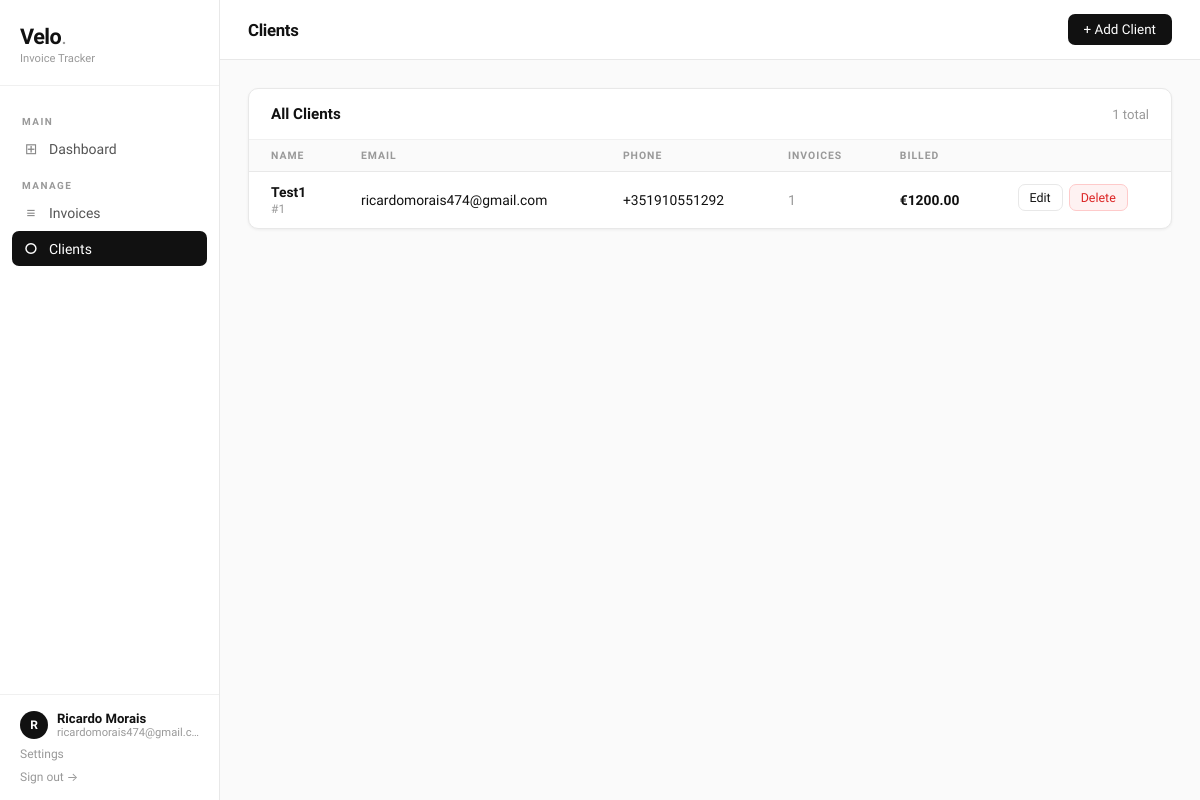
The page /clients (signed in) on the database its author committed.
### tables this page shows
CREATE TABLE clients (id INTEGER PRIMARY KEY AUTOINCREMENT,user_id INTEGER NOT NULL,name TEXT NOT NULL,email TEXT NOT NULL,phone TEXT,address TEXT,FOREIGN KEY(user_id) REFERENCES users(id));

### app.py (the view)
@app.route('/clients')
@login_required
def clients():
    db   = get_db()
    rows = fetchall(db, f'''SELECT c.*, COUNT(i.id) as invoice_count, COALESCE(SUM(i.total_amount),0) as total_billed
        FROM clients c LEFT JOIN invoices i ON c.id=i.client_id AND i.user_id={ph()}
        WHERE c.user_id={ph()} GROUP BY c.id''', (uid(), uid()))
    return render_template('clients.html', clients=rows)

### app.py (called while the page is built)
def login_required(f):
    @wraps(f)
    def decorated(*args, **kwargs):
        if 'user_id' not in session:
            flash('Please log in to continue.', 'info')
            return redirect(url_for('login'))
        return f(*args, **kwargs)
    return decorated

def uid():
    return session.get('user_id')

def fetchall(db, sql, params=()):
    cur = db_cursor(db)
    cur.execute(sql, params)
    return cur.fetchall()

def ph():
    return '%s' if IS_POSTGRES else '?'

    def get_db():
        if 'db' not in g:
            g.db = sqlite3.connect(DB_PATH)
            g.db.row_factory = sqlite3.Row
        return g.db

    def db_cursor(db):
        return db.cursor()

### templates/clients.html (shortened to what this page needs)
{% extends "base.html" %}
{% block page_title %}Clients{% endblock %}
{% block topbar_actions %}<a href="{{ url_for('add_client') }}" class="btn btn-primary">+ Add Client</a>{% endblock %}
{% block content %}
<div class="table-card">
  <div class="table-header"><h3>All Clients</h3><span style="color:var(--ink3);font-size:.82rem">{{ clients|length }} total</span></div>
  {% if clients %}
  <table>
    <thead><tr><th>Name</th><th>Email</th><th>Phone</th><th>Invoices</th><th>Billed</th><th></th></tr></thead>
    <tbody>
      {% for c in clients %}
      <tr>
        <td><strong>{{ c.name }}</strong><br><span style="color:var(--ink3);font-size:.75rem">#{{ c.id }}</span></td>
        <td>{{ c.email }}</td><td>{{ c.phone or '—' }}</td>
        <td style="color:var(--ink3)">{{ c.invoice_count }}</td>
        <td><strong>&#8364;{{ "%.2f"|format(c.total_billed) }}</strong></td>
        <td style="display:flex;gap:6px;padding:12px 22px">
          <a href="{{ url_for('edit_client', client_id=c.id) }}" class="btn btn-outline btn-sm">Edit</a>
          <form action="{{ url_for('delete_client', client_id=c.id) }}" method="post" onsubmit="return confirm('Delete?')">
            <button class="btn btn-danger btn-sm">Delete</button>
          </form>
        </td>
      </tr>
      {% endfor %}
    </tbody>
  </table>
  {% else %}
  <div class="empty-state"><strong>No clients yet</strong><p>Add your first client to start creating invoices.</p></div>
  {% endif %}
</div>
{% endblock %}

### templates/base.html (style rules this page uses)
:root { --bg:#fafafa;--surface:#fff;--border:#e8e8e8;--border2:#f0f0f0;--ink:#111;--ink2:#555;--ink3:#999;--green:#16a34a;--green-bg:#f0fdf4;--red:#dc2626;--red-bg:#fef2f2;--radius:10px;--shadow:0 1px 3px rgba(0,0,0,.06); }
*,*::before,*::after { box-sizing:border-box;margin:0;padding:0; }
body { font-family:'Geist',-apple-system,sans-serif;background:var(--bg);color:var(--ink);min-height:100vh;display:flex; }
.table-card { background:var(--surface);border:1px solid var(--border);border-radius:var(--radius);overflow:hidden;box-shadow:var(--shadow); }
.table-header { padding:16px 22px;border-bottom:1px solid var(--border2);display:flex;align-items:center;justify-content:space-between; }
.table-header h3 { font-size:.95rem;font-weight:600; }
table { width:100%;border-collapse:collapse; }
th { text-align:left;padding:9px 22px;font-size:.65rem;font-weight:600;text-transform:uppercase;letter-spacing:1px;color:var(--ink3);background:var(--bg);border-bottom:1px solid var(--border); }
td { padding:12px 22px;font-size:.865rem;border-bottom:1px solid var(--border2);vertical-align:middle; }
tr:last-child td { border-bottom:none; }
.btn { display:inline-flex;align-items:center;gap:5px;padding:8px 16px;border-radius:7px;font-family:'Geist',sans-serif;font-size:.84rem;font-weight:500;cursor:pointer;border:none;text-decoration:none;transition:all .12s;white-space:nowrap; }
.btn-primary { background:var(--ink);color:#fff; }
.btn-outline { background:transparent;color:var(--ink);border:1px solid var(--border); }
.btn-danger { background:var(--red-bg);color:var(--red);border:1px solid #fecaca; }
.btn-sm { padding:5px 11px;font-size:.78rem; }

### rows shown on the page
clients: name "Test1", id "1", email "ricardomorais474@gmail.com", phone "+351910551292", invoice_count "1", total_billed "1200.00"

### other values the page prints
{{ session.user_name[0].upper() if session.user_name else '?' }} "R"
{{ session.user_name }} "Ricardo Morais"
{{ session.user_email }} "ricardomorais474@gmail.…"
{{ clients|length }} "1"
